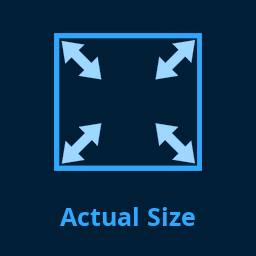
#> input picture program/cubelist/assets/cubepacks-clean/_recolored/Actual Size.png, 256 x 256 px
$ python -i recolor-v2-icons.py   (imports and definitions only)
#> lines starting #> are read from the running program, lines starting #| are printed output that depends on the picture; after the words box and inside, x2 and y2 are one past the last pixel; in counts of white or black regions, pixels touching at a corner belong together
#!/usr/bin/env python3
"""v2(Elgato) Photoshop 아이콘 → 클린 타일 변환 v2 (2026-06-11 사용자 지시 2차).

1) 이미지 안에 박힌 영문 텍스트 블록 제거 (하단 분리 블록 감지) — 기능명은 셀 라벨로만
2) 아트워크 bbox 추출 → 256 캔버스 중앙, 사방 19% 균일 여백으로 재배치
3) 컬러: 검정 배경 → 다크네이비(#001E36) 풀블리드
         흰색 아트워크 → PS 블루(#31A8FF) 기본톤
         기존 블루 액센트 → 밝은 블루(#9ED7FF) — 흰색 강제 사용 금지
출력: assets/cubepacks-clean/_recolored/{원라벨}.png
"""
import base64
import colorsys
import io
import json
import os
import re
import sys
import zipfile

from PIL import Image, ImageDraw, ImageFont

SRC = os.path.join(os.path.expanduser('~'), 'Downloads', '플러그인', 'CUBE', 'Adobe Photoshop v2')
HERE = os.path.dirname(os.path.abspath(__file__))
OUT = os.path.join(HERE, '..', 'assets', 'cubepacks-clean', '_recolored')

NAVY = (0, 30, 54)        # #001E36
BLUE = (49, 168, 255)     # #31A8FF 기본톤
LIGHT = (158, 215, 255)   # #9ED7FF 액센트 (흰색 대체)

CANVAS = 256
CONTENT = 0.58            # 아트워크 영역 비율
ART_TOP = 28              # 아트워크 상단 고정 (중앙 대비 약 20% 위)
FONT_PATH = os.path.join(HERE, '..', 'assets', 'fonts', 'NotoSans-Bold.ttf')
TEXT_MAX_W = CANVAS - 24  # 텍스트 좌우 여백 12px

# 라벨 정정 (빌더 RELABEL과 동기) — 2026-06-11 단축 라벨 (글씨 크기 확보)
RELABEL = {
    'Foreground': 'Default Colors',
    'Background': 'Swap Colors',
    'Fill with Foreground Color': 'Fill Foreground',
    'Fill with Background Color': 'Fill Background',
    'Increase Brush Size': 'Brush Size +',
    'Decrease Brush Size': 'Brush Size -',
    'Adj Black And White': 'Black & White',
    'Adj Color Balance': 'Color Balance',
}


# [12 lines left out: function uniform_font_size, not called in this run]


def content_mask(img):
    """비배경(아트워크/텍스트) 픽셀 마스크."""
    g = img.convert('L')
    return g.point(lambda v: 255 if v > 55 else 0)


def row_blocks(mask):
    """세로 방향 콘텐츠 블록 [(top,bottom)] — 6px 이상 빈 행이 구분자."""
    w, h = mask.size
    px = mask.load()
    rows = [any(px[x, y] for x in range(0, w, 2)) for y in range(h)]
    blocks, start, gap = [], None, 0
    for y, has in enumerate(rows):
        if has:
            if start is None:
                start = y
            gap = 0
        elif start is not None:
            gap += 1
            if gap >= 6:
                blocks.append((start, y - gap))
                start, gap = None, 0
    if start is not None:
        blocks.append((start, h - 1))
    return blocks


# 아트워크 확대 보정 — 상대적으로 작아 보이는 아이콘 15% 확대 (2026-06-11 사용자 지정 8종)
ART_SCALE = {
    'Adj Black And White': 1.15,
    'Adj Color Balance': 1.15,
    'Duplicate Layers': 1.15,
    'Export As': 1.15,
    'Last Filter': 1.15,
    'Levels': 1.15,
    'Lock Layers': 1.15,
    'Merge Layers': 1.15,
}

# 세로 위치 보정 — 시각 무게중심이 위로 쏠린 아이콘 (캔버스 비율, +=아래)
ART_OFFSET_Y = {'Levels': 0.07}

# 텍스트 제거 한도 — 하단 아트가 텍스트 줄과 동일 메트릭인 아이콘만 예외
# Levels: ▲▲▲ 슬라이더 (gap 규칙으로도 보존되지만 이중 안전)
# Select All: marquee 아래 점선 변(h60)이 텍스트 줄(h50)과 메트릭 겹침 → 1블록만
STRIP_LIMIT = {'Levels': 1, 'Select All': 1}


def strip_text(img, label=''):
    """하단 분리 텍스트 블록 제거 → 아트워크만 남김.

    2줄 텍스트("Fill with BG" / "Color")는 줄마다 별도 블록이므로
    조건 충족하는 동안 꼬리 블록을 반복 제거한다. (라벨별 한도 STRIP_LIMIT)
    """
    mask = content_mask(img)
    h = img.size[1]
    blocks = row_blocks(mask)
    # 실측 기반 규칙 (diag-blocks.py, 350px 기준 비율):
    #  1줄째(맨 아래): 바닥 밀착(bottom>=92%) + 높이<=20% + top>=55%
    #  2줄째: 직전 줄과 gap<=4% + 줄 높이 11~19% (텍스트 줄 고유 높이)
    #  → 도장 밑판(h6%)·Levels ▲(gap 8%)는 자동 보존
    limit = STRIP_LIMIT.get(label, 2)
    removed = 0
    while len(blocks) >= 2 and removed < limit:
        top, bottom = blocks[-1]
        bh = bottom - top
        if removed == 0:
            # 높이 한도 0.36 — 줄 간격이 좁아 2줄이 한 블록으로 병합되는 경우 수용
            # (Adj Black And White h=31%, Duplicate Layers h=34% 실측)
            ok = bottom >= h * 0.92 and bh <= h * 0.36 and top >= h * 0.55
        else:
            gap = prev_top - bottom
            ok = gap <= h * 0.04 and h * 0.11 <= bh <= h * 0.19 and top >= h * 0.55
        if not ok:
            break
        prev_top = top
        blocks = blocks[:-1]
        removed += 1
    if not blocks:
        return img
    y0 = max(0, blocks[0][0] - 2)
    y1 = min(h, blocks[-1][1] + 3)
    return img.crop((0, y0, img.size[0], y1))


# [15 lines left out: function draw_paste_art, not called in this run]


def art_bbox(img):
    m = content_mask(img)
    return m.getbbox()


# [80 lines left out: functions recolor_px, to_tile, main, not called in this run]


# [2 lines not run here, left out]

>>> from PIL import Image
>>> picture = Image.open('../assets/cubepacks-clean/_recolored/Actual Size.png')
#> picture is the input picture: PIL image 256x256 RGB; mean R, G, B 9.5, 45.9, 74.3
>>> result = strip_text(picture)
#> in content_mask, `g = img.convert('L')`:
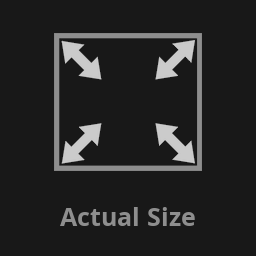
#> g: PIL image 256x256 L; min 24, max 203, mean 38.5
#> in content_mask, `return g.point(lambda v: 255 if v > 55 else 0)`:
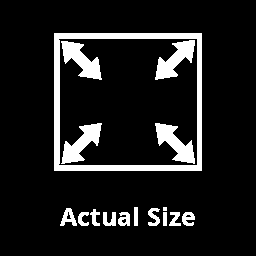
#> returned value: PIL image 256x256 L; 11.1% white; 16 white regions (1 under 20 px), largest, box (x1, y1, x2, y2) and area: (54, 33, 202, 171) 3160, (61, 41, 102, 80) 762, (61, 123, 102, 164) 759
#> in row_blocks, `rows = [any(px[x, y] for x in range(0, w, 2)) for y in range(h)]`: rows = 256 items, first 6: False, False, False, False, False, False
#> the loop in row_blocks, `for y, has in enumerate(rows):` made 256 passes
#> (has, start) on pass 34: (True, 33)
#> has on passes 1 to 6: False, False, False, False, False, False
#> after the loop in row_blocks, `for y, has in enumerate(rows):`: blocks = [(33, 170), (207, 225)]
#> the loop in strip_text, `while len(blocks) >= 2 and removed < limit:` made 1 pass
#> (top, bottom, bh, ok) on pass 1: (207, 225, 18, False)
#> after the loop in strip_text, `while len(blocks) >= 2 and removed < limit:`: removed = 0
#> in strip_text, `y0 = max(0, blocks[0][0] - 2)`: y0 = 31
#> in strip_text, `y1 = min(h, blocks[-1][1] + 3)`: y1 = 228
#> in strip_text, `return img.crop((0, y0, img.size[0], y1))`:
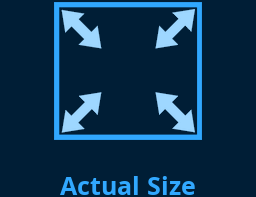
#> returned value: PIL image 256x197 RGB; mean R, G, B 12.4, 50.7, 80.4
